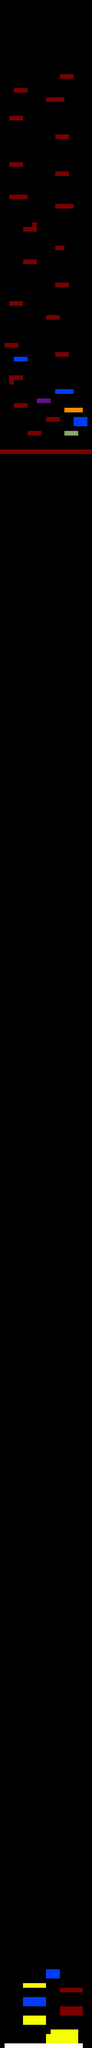

Below is a game level as drawn by its tile map, then a one-line description and the .tmx that defines it (tile-layer data replaced by summaries):
An orthogonal 20x442 tile map with 32x32 px tiles, 2 tile layers (Background, Foreground) and 14 objects (4x yellow, 2x blue, 2x red, hero, color_change, ...).

<map version="1.0" orientation="orthogonal" renderorder="right-down" width="20" height="442" tilewidth="32" tileheight="32" backgroundcolor="#000000" nextobjectid="260">
 <tileset firstgid="1" name="Level" tilewidth="32" tileheight="32">
  <image source="../img/map/tiles.png" width="128" height="64" />
 </tileset>
 <layer name="Background" width="20" height="442">
  <data>[8840 cells, 6919 non-empty, 8 distinct tile ids]</data>
 </layer>
 <layer name="Foreground" width="20" height="442">
  <data>[8840 cells, 97 non-empty, 3 distinct tile ids]</data>
 </layer>
 <objectgroup name="Entities">
  <object id="200" name="hero" x="128" y="14080" width="32" height="32" />
  <object id="135" name="color_change" x="256" y="14080" width="32" height="32" />
  <object id="251" name="yellow_bonus" x="448" y="13984" width="32" height="32" />
  <object id="252" name="jump_color_change" x="224" y="13888" width="32" height="32" />
  <object id="258" name="end_of_level" x="352" y="13568" width="32" height="32" />
 </objectgroup>
 <objectgroup name="collision layer">
  <object id="244" type="blue" x="160" y="13792" width="160" height="64" />
  <object id="245" type="red" x="416" y="13856" width="160" height="64" />
  <object id="246" type="yellow" x="160" y="13920" width="160" height="64" />
  <object id="247" type="yellow" x="352" y="14016" width="192" height="96" />
  <object id="250" type="yellow" x="320" y="14048" width="32" height="64" />
  <object id="253" type="red" x="416" y="13728" width="160" height="32" />
  <object id="254" x="32" y="14112" width="544" height="32" />
  <object id="256" type="blue" x="320" y="13600" width="96" height="64" />
  <object id="257" type="yellow" x="160" y="13696" width="160" height="32" />
 </objectgroup>
 <objectgroup name="Bonus" />
</map>
